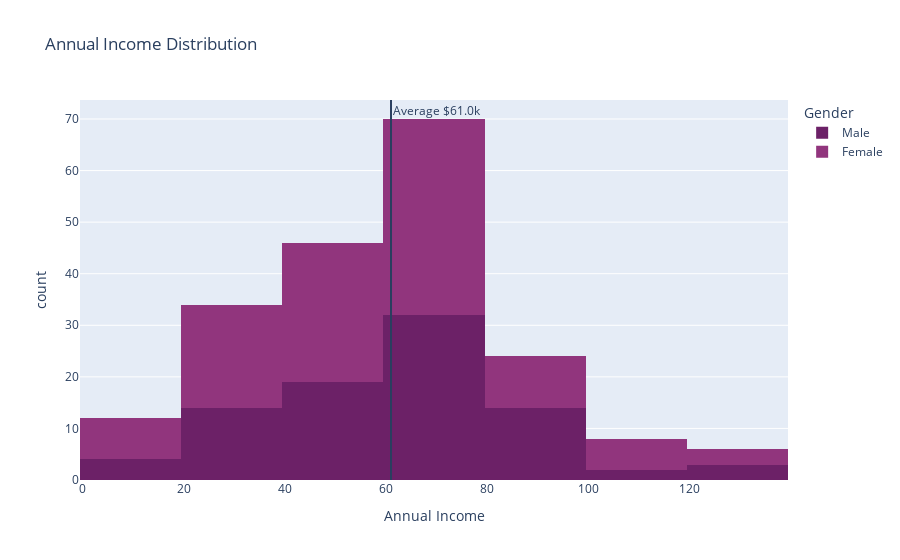

The notebook cell this image was saved under:
### Code cell
avg_cost = clean_data['Annual Income'].mean().round(0)

fig = px.histogram(
    clean_data, 
    x = 'Annual Income',
    color='Gender',
    # labels={'comb08': "Annual Fuel Cost"},
    nbins=10,
    title='Annual Income Distribution',
    color_discrete_sequence=px.colors.sequential.Magenta_r,
)
fig.add_vline(
    x = avg_cost,
    annotation_text = f'Average ${avg_cost}k'
)
fig.show()

### Figure 1 — Plotly figure (JSON) as saved in the notebook; plotly's stock layout.template omitted (floating-point values rounded to 4 significant figures)
{"data": [{"alignmentgroup": "True", "bingroup": "x", "hovertemplate": "Gender=Male<br>Annual Income=%{x}<br>count=%{y}<extra></extra>", "legendgroup": "Male", "marker": {"color": "rgb(108, 33, 103)", "pattern": {"shape": ""}}, "name": "Male", "nbinsx": 10, "offsetgroup": "Male", "orientation": "v", "showlegend": true, "type": "histogram", "x": [15, 15, 19, 19, 20, 20, 21, 23, 24, 24, 25, 28, 28, 30, 33, 33, 38, 39, 42, 43, 43, 44, 46, 46, 46, 48, 48, 48, 49, 54, 54, 54, 54, 54, 54, 54, 59, 60, 60, 61, 61, 62, 62, 62, 63, 63, 63, 63, 64, 67, 69, 71, 71, 71, 71, 71, 71, 73, 73, 74, 75, 77, 77, 77, 78, 78, 78, 78, 78, 81, 85, 86, 87, 87, 87, 87, 87, 88, 88, 93, 93, 98, 99, 101, 113, 126, 137, 137], "xaxis": "x", "yaxis": "y"}, {"alignmentgroup": "True", "bingroup": "x", "hovertemplate": "Gender=Female<br>Annual Income=%{x}<br>count=%{y}<extra></extra>", "legendgroup": "Female", "marker": {"color": "rgb(145, 53, 125)", "pattern": {"shape": ""}}, "name": "Female", "nbinsx": 10, "offsetgroup": "Female", "orientation": "v", "showlegend": true, "type": "histogram", "x": [16, 16, 17, 17, 18, 18, 19, 19, 20, 20, 21, 23, 25, 28, 28, 29, 29, 30, 33, 33, 34, 34, 37, 37, 38, 39, 39, 39, 40, 40, 40, 40, 42, 43, 43, 44, 46, 47, 47, 48, 48, 48, 49, 50, 50, 54, 54, 54, 54, 54, 57, 57, 58, 58, 59, 60, 60, 60, 60, 62, 62, 62, 63, 63, 64, 65, 65, 65, 65, 67, 67, 67, 69, 70, 70, 72, 72, 73, 73, 74, 75, 76, 76, 77, 78, 78, 78, 78, 78, 78, 78, 79, 79, 81, 85, 86, 87, 88, 88, 97, 97, 98, 99, 101, 103, 103, 103, 103, 113, 120, 120, 126], "xaxis": "x", "yaxis": "y"}], "layout": {"annotations": [{"showarrow": false, "text": "Average $61.0k", "x": 61, "xanchor": "left", "xref": "x", "y": 1, "yanchor": "top", "yref": "y domain"}], "autosize": true, "barmode": "relative", "legend": {"title": {"text": "Gender"}, "tracegroupgap": 0}, "shapes": [{"type": "line", "x0": 61, "x1": 61, "xref": "x", "y0": 0, "y1": 1, "yref": "y domain"}], "title": {"text": "Annual Income Distribution"}, "xaxis": {"anchor": "y", "autorange": true, "domain": [0, 1], "range": [-0.5, 139.5], "title": {"text": "Annual Income"}, "type": "linear"}, "yaxis": {"anchor": "x", "autorange": true, "domain": [0, 1], "range": [0, 73.68], "title": {"text": "count"}}}}
